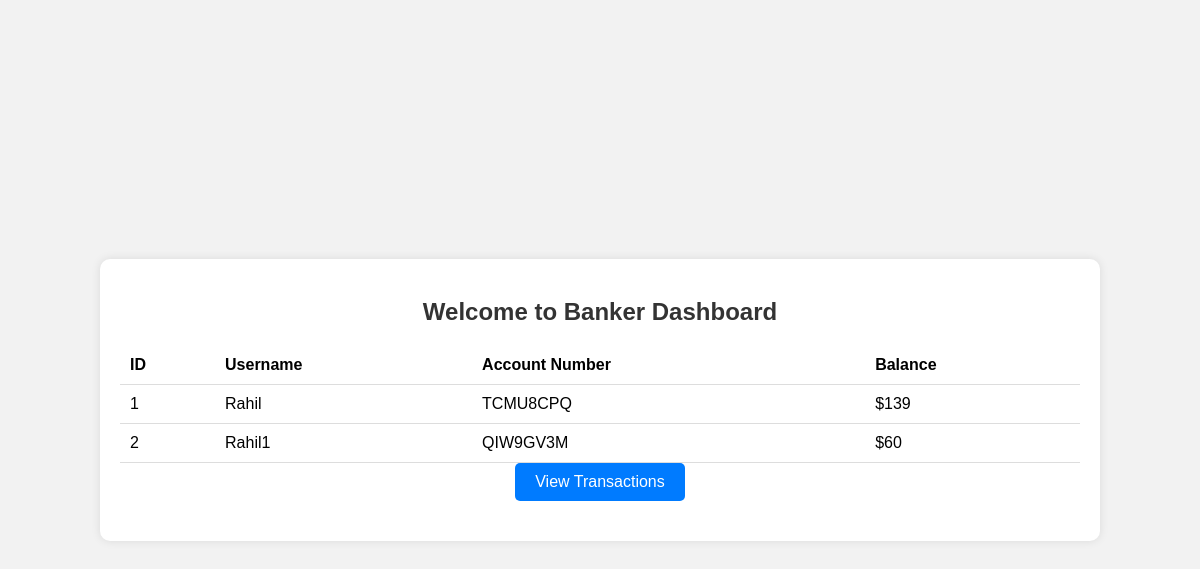
The app's page /banker_dashboard, older data.
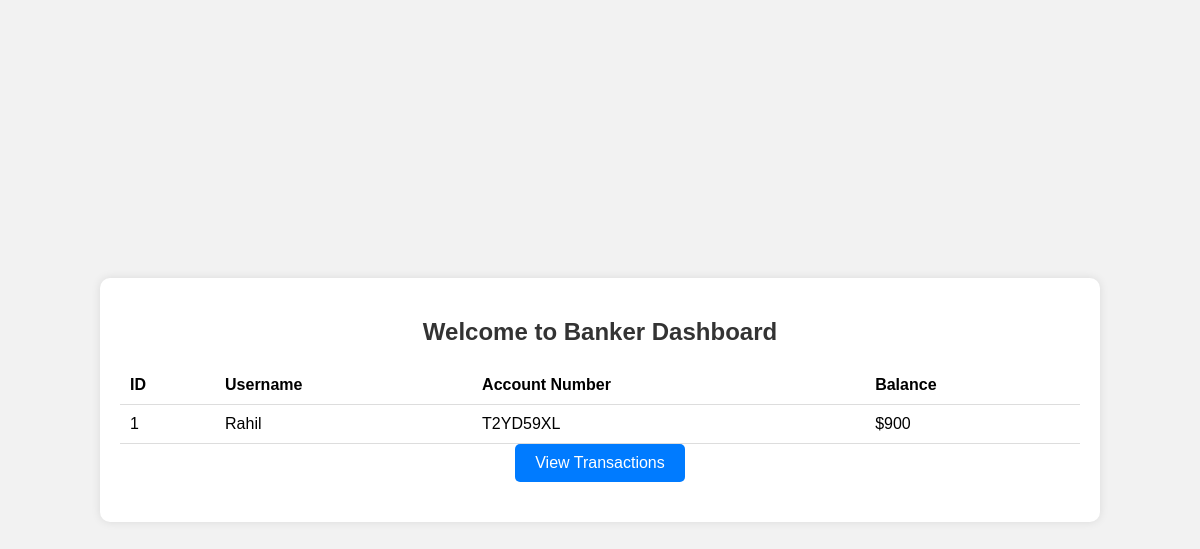
The same page, newer data.
### tables this page shows
CREATE TABLE users(
                    id INTEGER PRIMARY KEY AUTOINCREMENT,
                    username TEXT UNIQUE NOT NULL,
                    password TEXT NOT NULL,
                    account_number TEXT UNIQUE NOT NULL,
                    balance NUMERIC DEFAULT 0);

### app.py (the view)
@app.route("/banker_dashboard")
def banker_dashboard():
    banker_id = session.get("banker_id")
    if banker_id == None:
        redirect ("/")
    users = db.execute("SELECT * FROM users")
    return render_template("banker_dashboard.html", users=users)

### templates/banker_dashboard.html (shortened to what this page needs)
<!DOCTYPE html>
<html lang="en">
<head>
</head>
<body>
    <div class="container">
        <h2>Welcome to Banker Dashboard</h2>
        <table>
            <thead>
                <tr>
                    <th>ID</th>
                    <th>Username</th>
                    <th>Account Number</th>
                    <th>Balance</th>
                </tr>
            </thead>
            <tbody>
                {% for user in users %}
                    <tr>
                        <td>{{ user.id }}</td>
                        <td>{{ user.username }}</td>
                        <td>{{ user.account_number }}</td>
                        <td>${{ user.balance }}</td>
                    </tr>
                {% endfor %}
            </tbody>
        </table>
        <form action="/view_transactions" method="get">
            <button type="submit">View Transactions</button>
        </form>
    </div>
</body>
</html>

Row changes from the older to the newer data that the page shows:
removed users: id "2", username "Rahil1", account_number "QIW9GV3M", balance "60"
changed users "Rahil": account_number "TCMU8CPQ" → "T2YD59XL"; balance "139" → "900"
